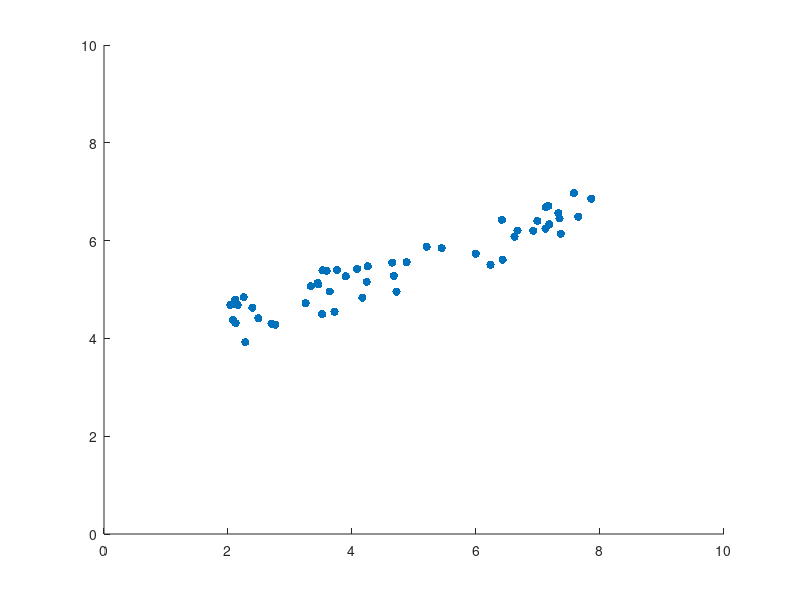

This chart was generated by the following MATLAB code:
x = rand(50, 1)*6 + 2;
y = x*0.4 + 3 + rand(size(x));
scatter(x, y, "filled", "r")
hold
annotation('arrow',[5, 3],[2.5, 4]) 
annotation('arrow',[5, 3],[2.5, 6]) 
axis([[0, 10],[0, 10]])


